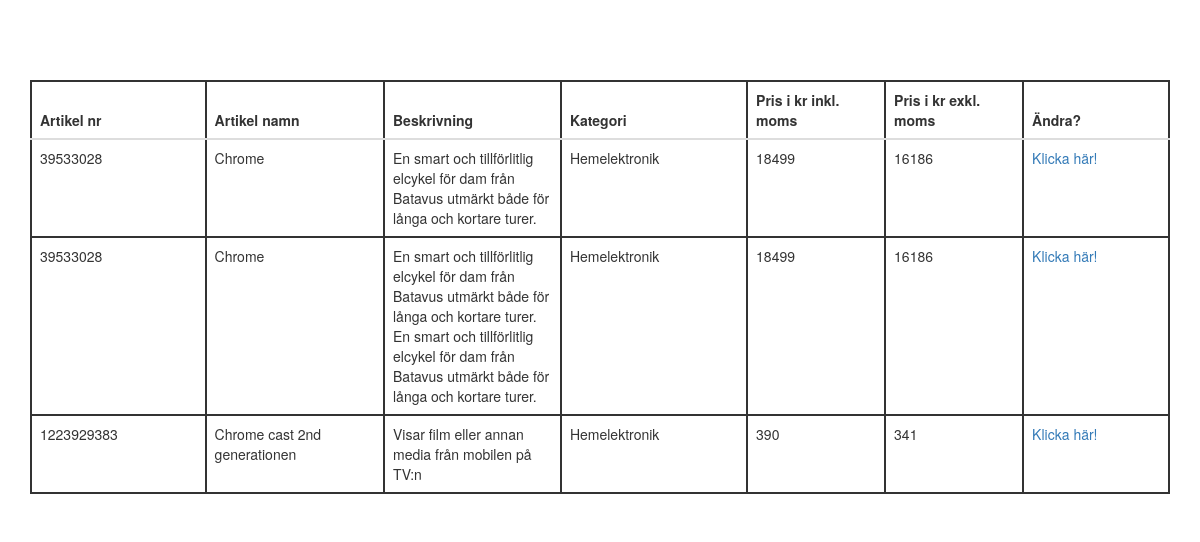
Screenshot of /hemelektronik/index.php with the database file from the repository.
### tables this page shows
CREATE TABLE IF NOT EXISTS `butik` (
  `id` int(11) NOT NULL,
  `artnmr` int(30) NOT NULL,
  `artnamn` varchar(30) DEFAULT NULL,
  `beskrivning` varchar(255) DEFAULT NULL,
  `kategori` varchar(30) DEFAULT NULL,
  `inklmoms` int(30) NOT NULL,
  `exklmoms` int(30) NOT NULL
);

### hemelektronik/index.php (the view, shortened to what this page needs)
<?php
  include 'connection.php';
 ?>
<!DOCTYPE html>
<html lang="en">
<head>
  <link rel="stylesheet" href="https://maxcdn.bootstrapcdn.com/bootstrap/3.3.7/css/bootstrap.min.css">
  <link rel="stylesheet" href="style.css">
</head>
<body>
<div class="container">
<br/>
<br/>
<br/>
<br/>
  <table class="table">
    <thead>
      <tr>
        <th>Artikel nr</th>
        <th>Artikel namn</th>
        <th>Beskrivning</th>
        <th>Kategori</th>
        <th>Pris i kr inkl. moms</th>
        <th>Pris i kr exkl. moms</th>
        <th>Ändra?</th>
      </tr>
    </thead>
    <tbody>
      <?php
          $table  = mysqli_query($connection ,'SELECT * FROM butik WHERE kategori="Hemelektronik"');
          while($row  = mysqli_fetch_array($table)){ ?>
              <tr id="<?php echo $row['id']; ?>">
                <td data-target="artnmr"><?php echo $row['artnmr']; ?></td>
                <td data-target="artnamn"><?php echo $row['artnamn']; ?></td>
                <td data-target="beskrivning"><?php echo $row['beskrivning']; ?></td>
                <td data-target="kategori"><?php echo $row['kategori']; ?></td>
                <td data-target="inklmoms"><?php echo $row['inklmoms']; ?></td>
               <td data-target="exklmoms"><?php echo $row['exklmoms']; ?></td>
                <td><a href="#" data-role="update" data-id="<?php echo $row['id'] ;?>">Klicka här!</a></td>
              </tr>
         <?php }
       ?>
    </tbody>
  </table>
     </div>
</body>
</html>

### hemelektronik/style.css (style rules this page uses)
table, td, th { border: 2px solid; text-align: left; }
table { border-collapse: collapse; width: 100%; }
th, td { padding: 20px; width: 5%; }

### rows the page displays
butik: artnmr "39533028", artnamn "Chrome", beskrivning "En smart och tillförlitlig elcykel för dam från Batavus utmärkt både för långa och kortare turer.", kategori "Hemelektronik", inklmoms "18499", exklmoms "16186"
butik: artnmr "39533028", artnamn "Chrome", beskrivning "En smart och tillförlitlig elcykel för dam från Batavus utmärkt både för långa och kortare turer. En smart och tillförlitlig elcykel för dam från Batavus utmärkt både för långa och kortare turer.", kategori "Hemelektronik", inklmoms "18499", exklmoms "16186"
butik: artnmr "1223929383", artnamn "Chrome cast 2nd generationen", beskrivning "Visar film eller annan media från mobilen på TV:n", kategori "Hemelektronik", inklmoms "390", exklmoms "341"
